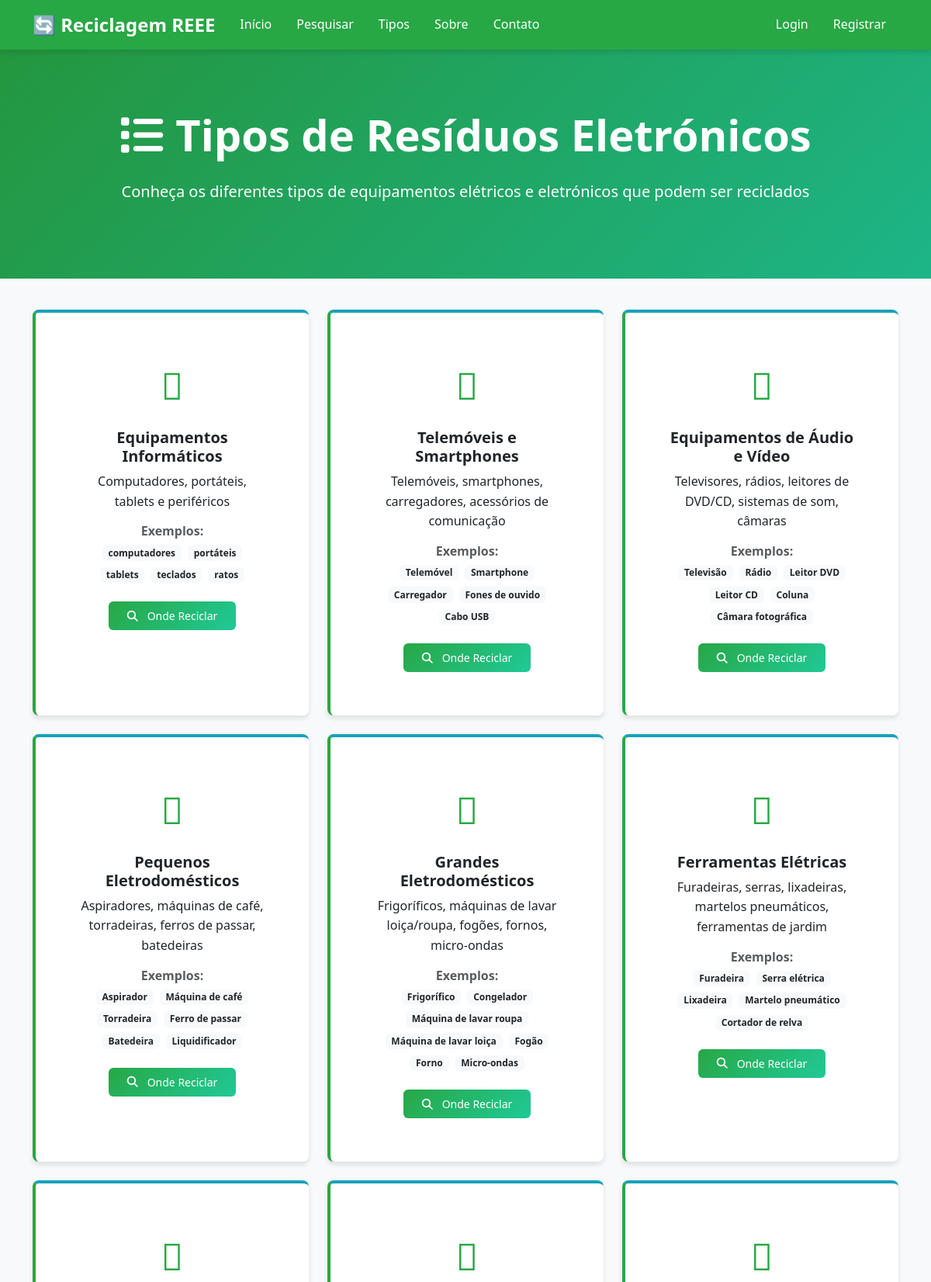
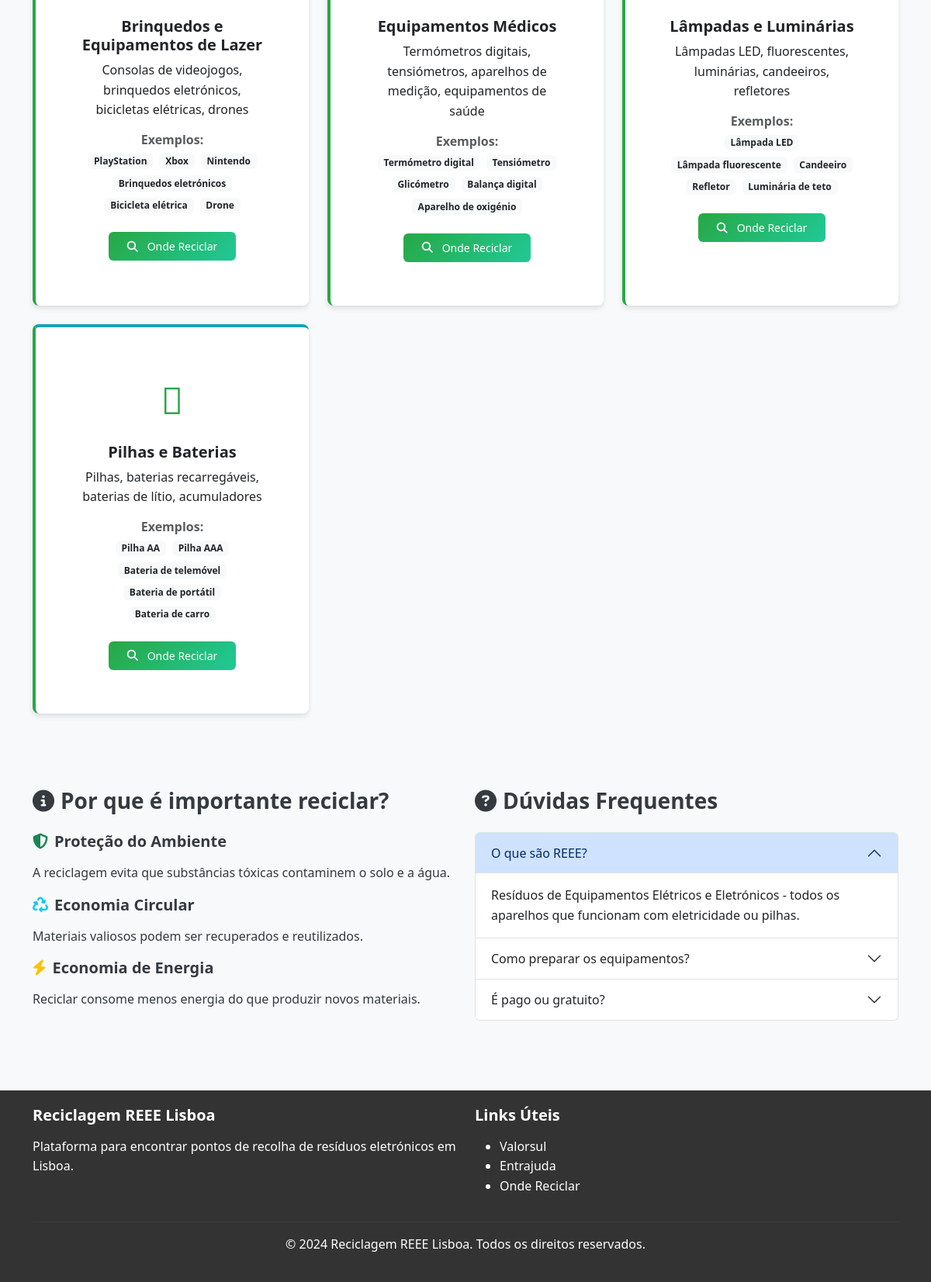
/tipos_residuos, run on the app's committed database (2 pictures, top to bottom).
### models.py (models this page shows)
class BaseModel(Model):
    class Meta:
        database = db

class TipoResiduo(BaseModel):
    nome = CharField()
    descricao = TextField()
    icone = CharField()  # Nome do ícone (ex: fa-mobile, fa-laptop)
    exemplos = TextField()  # Exemplos em formato JSON
    class Meta:
        table_name = 'tipos_residuo'

### app.py (the view)
@app.route("/tipos_residuos")
def tipos_residuos():
    tipos = TipoResiduo.select()
    return render_template("tipos_residuos.html", tipos=tipos)

### app.py (called while the page is built)
@app.before_request
def ensure_db_connection():
    try:
        if db.is_closed():
            db.connect()
    except Exception as e:
        print(f"Database connection error: {e}")
        try:
            db.close()
            db.connect()
        except Exception as e2:
            print(f"Failed to reconnect: {e2}")

@app.before_request
def carregar_utilizador():
    user_id = session.get("user_id")
    if user_id:
        try:
            g.utilizador = Utilizador.get(Utilizador.id == user_id)
        except Utilizador.DoesNotExist:
            g.utilizador = None
    else:
        g.utilizador = None

@app.context_processor
def inject_current_year():
    return {"current_year": datetime.now().year}

### templates/tipos_residuos.html (shortened to what this page needs)
{% extends "base.html" %}
{% block content %}
<section class="hero-section">
    <div class="container text-center">
        <h1 class="display-4 fw-bold mb-4">
            <i class="fas fa-list me-3"></i>Tipos de Resíduos Eletrónicos
        </h1>
        <p class="lead">
            Conheça os diferentes tipos de equipamentos elétricos e eletrónicos que podem ser reciclados
        </p>
    </div>
</section>
<div class="container">
    {% if tipos|length > 0 %}
        <div class="row g-4">
            {% for tipo in tipos %}
            <div class="col-md-6 col-lg-4">
                <div class="card type-card">
                    <div class="card-body text-center p-4">
                        <div class="icon-large mb-3">
                            <i class="{{ tipo.icone }}"></i>
                        </div>
                        <h5 class="card-title fw-bold">{{ tipo.nome }}</h5>
                        <p class="card-text">{{ tipo.descricao }}</p>
                        {% if tipo.exemplos %}
                        <div class="mt-3">
                            <h6 class="text-muted mb-2">Exemplos:</h6>
                            <div class="d-flex flex-wrap justify-content-center gap-2">
                                {% set exemplos_lista = tipo.exemplos.split(',') %}
                                {% for exemplo in exemplos_lista %}
                                <span class="badge bg-light text-dark">{{ exemplo.strip() }}</span>
                                {% endfor %}
                            </div>
                        </div>
                        {% endif %}
                        <div class="mt-4">
                            <a href="{{ url_for('pesquisa') }}" class="btn btn-success btn-sm">
                                <i class="fas fa-search me-1"></i>Onde Reciclar
                            </a>
                        </div>
                    </div>
                </div>
            </div>
            {% endfor %}
        </div>
    {% endif %}
</div>
<section class="py-5 mt-5 bg-light">
    <div class="container">
        <div class="row">
            <div class="col-lg-6">
                <h3 class="fw-bold mb-4">
                    <i class="fas fa-info-circle me-2"></i>Por que é importante reciclar?
                </h3>
                <div class="mb-3">
                    <h5><i class="fas fa-shield-alt me-2 text-success"></i>Proteção do Ambiente</h5>
                    <p>A reciclagem evita que substâncias tóxicas contaminem o solo e a água.</p>
                </div>
                <div class="mb-3">
                    <h5><i class="fas fa-recycle me-2 text-info"></i>Economia Circular</h5>
                    <p>Materiais valiosos podem ser recuperados e reutilizados.</p>
                </div>
                <div class="mb-3">
                    <h5><i class="fas fa-bolt me-2 text-warning"></i>Economia de Energia</h5>
                    <p>Reciclar consome menos energia do que produzir novos materiais.</p>
                </div>
            </div>
            <div class="col-lg-6">
                <h3 class="fw-bold mb-4">
                    <i class="fas fa-question-circle me-2"></i>Dúvidas Frequentes
                </h3>
                <div class="accordion" id="faqAccordion">
                    <div class="accordion-item">
                        <h2 class="accordion-header">
                            <button class="accordion-button" type="button" data-bs-toggle="collapse" data-bs-target="#faq1">
                                O que são REEE?
                            </button>
                        </h2>
                        <div id="faq1" class="accordion-collapse collapse show" data-bs-parent="#faqAccordion">
                            <div class="accordion-body">
                                Resíduos de Equipamentos Elétricos e Eletrónicos - todos os aparelhos que funcionam com eletricidade ou pilhas.
                            </div>
                        </div>
                    </div>
                    <div class="accordion-item">
                        <h2 class="accordion-header">
                            <button class="accordion-button collapsed" type="button" data-bs-toggle="collapse" data-bs-target="#faq2">
                                Como preparar os equipamentos?
                            </button>
                        </h2>
                    </div>
                    <div class="accordion-item">
                        <h2 class="accordion-header">
                            <button class="accordion-button collapsed" type="button" data-bs-toggle="collapse" data-bs-target="#faq3">
                                É pago ou gratuito?
                            </button>
                        </h2>
                    </div>
                </div>
            </div>
        </div>
    </div>
</section>
{% endblock %}

### static/style.css (style rules this page uses)
:root { --primary-green: #28a745; --primary-blue: #17a2b8; --primary-teal: #20c997; --secondary-gray: #6c757d; --secondary-light: #f8f9fa; --secondary-dark: #343a40; --success: #28a745; --info: #17a2b8; --warning: #ffc107; --danger: #dc3545; --gradient-primary: linear-gradient(135deg, var(--primary-green), var(--primary-teal)); --gradient-secondary: linear-gradient(135deg, var(--primary-blue), var(--primary-teal)); --gradient-hero: linear-gradient(135deg, #17a2b8, #20c997); --font-family-base: 'Segoe UI', Tahoma, Geneva, Verdana, sans-serif; --font-family-heading: 'Segoe UI', Tahoma, Geneva, Verdana, sans-serif; --spacing-xs: 0.25rem; --spacing-sm: 0.5rem; --spacing-md: 1rem; --spacing-lg: 1.5rem; --spacing-xl: 2rem; --spacing-xxl: 3rem; --border-radius-sm: 0.25rem; --border-radius-md: 0.375rem; --border-radius-lg: 0.5rem; --border-radius-xl: 1rem; --shadow-sm: 0 1px 3px rgba(0,0,0,0.12); --shadow-md: 0 4px 6px rgba(0,0,0,0.1); --shadow-lg: 0 10px 15px rgba(0,0,0,0.1); --shadow-xl: 0 20px 25px rgba(0,0,0,0.1); --transition-fast: 0.15s ease-in-out; --transition-normal: 0.3s ease-in-out; --transition-slow: 0.5s ease-in-out; }
* { margin: 0; padding: 0; box-sizing: border-box; }
html { scroll-behavior: smooth; }
body { font-family: var(--font-family-base); line-height: 1.6; color: var(--secondary-dark); background-color: var(--secondary-light); padding-top: 60px; }
h1, h2, h3, h4, h5, h6 { font-family: var(--font-family-heading); font-weight: 600; line-height: 1.2; margin-bottom: var(--spacing-md); }
h1 { font-size: 2.5rem; }
h2 { font-size: 2rem; }
h3 { font-size: 1.75rem; }
h5 { font-size: 1.25rem; }
h6 { font-size: 1rem; }
p { margin-bottom: var(--spacing-md); }
a { color: var(--primary-blue); text-decoration: none; transition: color var(--transition-fast); }
.btn { font-weight: 500; border-radius: var(--border-radius-md); padding: var(--spacing-sm) var(--spacing-lg); transition: all var(--transition-normal); border: none; cursor: pointer; display: inline-flex; align-items: center; justify-content: center; gap: var(--spacing-sm); }
.btn-success { background: var(--gradient-primary); color: white; }
.card { border: none; border-radius: var(--border-radius-lg); box-shadow: var(--shadow-sm); transition: all var(--transition-normal); overflow: hidden; }
.card-body { padding: var(--spacing-lg); }
.hero-section { background: var(--gradient-hero); color: white; padding: 80px 0; text-align: center; position: relative; overflow: hidden; }
.hero-section::before { content: ''; position: absolute; top: 0; left: 0; right: 0; bottom: 0; background: rgba(0, 0, 0, 0.1); z-index: 1; }
.hero-section > .container { position: relative; z-index: 2; }
.type-card { background: white; border-radius: var(--border-radius-lg); box-shadow: var(--shadow-md); padding: var(--spacing-xl); text-align: center; transition: all var(--transition-normal); height: 100%; border-top: 4px solid var(--primary-blue); }

### templates/base.html (style rules this page uses)
body { padding-top: 60px; background: #f8f9fa; }

### templates/tipos_residuos.html (style rules this page uses)
.type-card { transition: transform 0.3s ease; border-left: 4px solid #28a745; height: 100%; }
.icon-large { font-size: 3rem; color: #28a745; }
.hero-section { background: linear-gradient(135deg, #28a745, #20c997); color: white; padding: 80px 0; margin-bottom: 40px; }

### data on the page
TipoResiduo: nome "Equipamentos Informáticos", descricao "Computadores, portáteis, tablets e periféricos", strip "computadores" "portáteis" "tablets" "teclados" "ratos"
TipoResiduo: nome "Telemóveis e Smartphones", descricao "Telemóveis, smartphones, carregadores, acessórios de comunicação", strip "Telemóvel" "Smartphone" "Carregador" "Fones de ouvido" "Cabo USB"
TipoResiduo: nome "Equipamentos de Áudio e Vídeo", descricao "Televisores, rádios, leitores de DVD/CD, sistemas de som, câmaras", strip "Televisão" "Rádio" "Leitor DVD" "Leitor CD" "Coluna" "Câmara fotográfica"
TipoResiduo: nome "Pequenos Eletrodomésticos", descricao "Aspiradores, máquinas de café, torradeiras, ferros de passar, batedeiras", strip "Aspirador" "Máquina de café" "Torradeira" "Ferro de passar" "Batedeira" "Liquidificador"
TipoResiduo: nome "Grandes Eletrodomésticos", descricao "Frigoríficos, máquinas de lavar loiça/roupa, fogões, fornos, micro-ondas", strip "Frigorífico" "Congelador" "Máquina de lavar roupa" "Máquina de lavar loiça" "Fogão" "Forno" "Micro-ondas"
TipoResiduo: nome "Ferramentas Elétricas", descricao "Furadeiras, serras, lixadeiras, martelos pneumáticos, ferramentas de jardim", strip "Furadeira" "Serra elétrica" "Lixadeira" "Martelo pneumático" "Cortador de relva"
TipoResiduo: nome "Brinquedos e Equipamentos de Lazer", descricao "Consolas de videojogos, brinquedos eletrónicos, bicicletas elétricas, drones", strip "PlayStation" "Xbox" "Nintendo" "Brinquedos eletrónicos" "Bicicleta elétrica" "Drone"
TipoResiduo: nome "Equipamentos Médicos", descricao "Termómetros digitais, tensiómetros, aparelhos de medição, equipamentos de saúde", strip "Termómetro digital" "Tensiómetro" "Glicómetro" "Balança digital" "Aparelho de oxigénio"
TipoResiduo: nome "Lâmpadas e Luminárias", descricao "Lâmpadas LED, fluorescentes, luminárias, candeeiros, refletores", strip "Lâmpada LED" "Lâmpada fluorescente" "Candeeiro" "Refletor" "Luminária de teto"
TipoResiduo: nome "Pilhas e Baterias", descricao "Pilhas, baterias recarregáveis, baterias de lítio, acumuladores", strip "Pilha AA" "Pilha AAA" "Bateria de telemóvel" "Bateria de portátil" "Bateria de carro"
